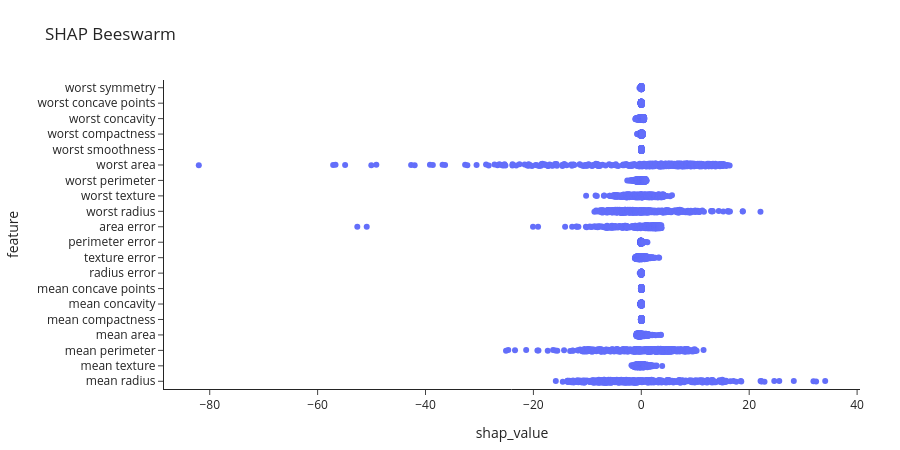

The notebook cell this image was saved under:
### Code cell
figs

### Figure 1 — Plotly figure (JSON) as saved in the notebook; plotly's stock layout.template omitted (floating-point values rounded to 4 significant figures; data arrays with more than 128 entries replaced by an {"elided": "..."} marker saying what was removed)
{"data": [{"alignmentgroup": "True", "boxpoints": "all", "fillcolor": "rgba(255,255,255,0)", "hoveron": "points", "hovertemplate": "shap_value=%{x}<br>feature=%{y}<extra></extra>", "jitter": 0.4, "legendgroup": "", "line": {"color": "rgba(255,255,255,0)"}, "marker": {"color": "#636efa"}, "name": "", "offsetgroup": "", "orientation": "h", "pointpos": 0, "showlegend": false, "type": "box", "x": {"elided": "7960 float values"}, "x0": " ", "xaxis": "x", "y": {"elided": "7960 str values"}, "y0": " ", "yaxis": "y"}], "layout": {"boxmode": "group", "height": 450, "legend": {"tracegroupgap": 0}, "margin": {"b": 60, "l": 150, "r": 40, "t": 80}, "title": {"text": "SHAP Beeswarm"}, "xaxis": {"anchor": "y", "domain": [0, 1], "title": {"text": "shap_value"}}, "yaxis": {"anchor": "x", "domain": [0, 1], "title": {"text": "feature"}}}}
